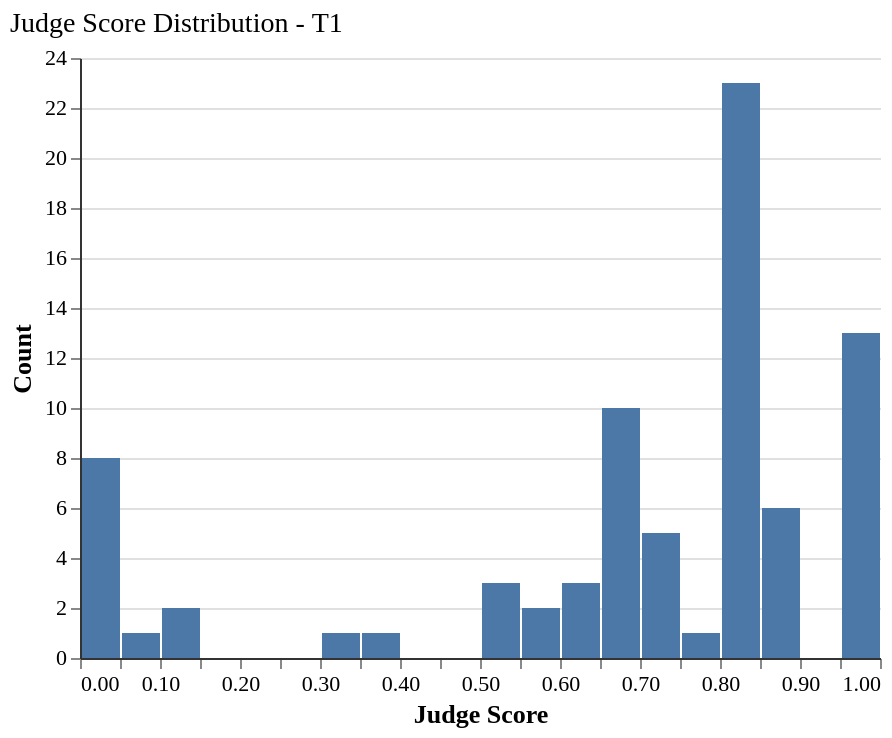

The specification (Vega-Lite) saved for this image:
### Vega-Lite specification from a JSON file in a GitHub repository (floating-point values rounded to 4 significant figures)
{"config": {"font": "serif", "axis": {"labelFontSize": 11, "titleFontSize": 13, "gridColor": "#e0e0e0", "domainColor": "#333333"}, "legend": {"labelFontSize": 11, "titleFontSize": 12}, "title": {"fontSize": 14, "anchor": "start", "fontWeight": "normal"}, "view": {"stroke": null, "continuousWidth": 400, "continuousHeight": 300}, "mark": {"tooltip": true}}, "data": {"name": "data-105679aaffd76d5f0487991ea53ab292"}, "mark": {"type": "bar"}, "encoding": {"x": {"bin": {"step": 0.05}, "field": "judge_score", "title": "Judge Score", "type": "quantitative"}, "y": {"aggregate": "count", "title": "Count", "type": "quantitative"}}, "height": 300, "title": "Judge Score Distribution - T1", "width": 400, "$schema": "https://vega.github.io/schema/vega-lite/v6.1.0.json", "datasets": {"data-105679aaffd76d5f0487991ea53ab292": [{"tier": "T1", "judge_score": 0.79}, {"tier": "T1", "judge_score": 0.84}, {"tier": "T1", "judge_score": 0.875}, {"tier": "T1", "judge_score": 0.839}, {"tier": "T1", "judge_score": 0.737}, {"tier": "T1", "judge_score": 0.84}, {"tier": "T1", "judge_score": 0.858}, {"tier": "T1", "judge_score": 0.878}, {"tier": "T1", "judge_score": 0.82}, {"tier": "T1", "judge_score": 0.826}, {"tier": "T1", "judge_score": 0.0}, {"tier": "T1", "judge_score": 0.85}, {"tier": "T1", "judge_score": 0.67}, {"tier": "T1", "judge_score": 0.0}, {"tier": "T1", "judge_score": 0.0}, {"tier": "T1", "judge_score": 0.13}, {"tier": "T1", "judge_score": 1.0}, {"tier": "T1", "judge_score": 1.0}, {"tier": "T1", "judge_score": 0.33}, {"tier": "T1", "judge_score": 1.0}, {"tier": "T1", "judge_score": 0.0}, {"tier": "T1", "judge_score": 1.0}, {"tier": "T1", "judge_score": 1.0}, {"tier": "T1", "judge_score": 0.67}, {"tier": "T1", "judge_score": 0.83}, {"tier": "T1", "judge_score": 0.72}, {"tier": "T1", "judge_score": 0.67}, {"tier": "T1", "judge_score": 1.0}, {"tier": "T1", "judge_score": 1.0}, {"tier": "T1", "judge_score": 0.83}, {"tier": "T1", "judge_score": 0.67}, {"tier": "T1", "judge_score": 0.83}, {"tier": "T1", "judge_score": 0.833}, {"tier": "T1", "judge_score": 0.833}, {"tier": "T1", "judge_score": 1.0}, {"tier": "T1", "judge_score": 0.0}, {"tier": "T1", "judge_score": 0.83}, {"tier": "T1", "judge_score": 0.67}, {"tier": "T1", "judge_score": 1.0}, {"tier": "T1", "judge_score": 0.83}, {"tier": "T1", "judge_score": 0.67}, {"tier": "T1", "judge_score": 0.67}, {"tier": "T1", "judge_score": 0.83}, {"tier": "T1", "judge_score": 1.0}, {"tier": "T1", "judge_score": 1.0}, {"tier": "T1", "judge_score": 0.667}, {"tier": "T1", "judge_score": 0.833}, {"tier": "T1", "judge_score": 0.833}, {"tier": "T1", "judge_score": 0.833}, {"tier": "T1", "judge_score": 0.83}, {"tier": "T1", "judge_score": 0.83}, {"tier": "T1", "judge_score": 0.83}, {"tier": "T1", "judge_score": 0.0}, {"tier": "T1", "judge_score": 1.0}, {"tier": "T1", "judge_score": 0.83}, {"tier": "T1", "judge_score": 0.83}, {"tier": "T1", "judge_score": 0.67}, {"tier": "T1", "judge_score": 1.0}, {"tier": "T1", "judge_score": 0.67}, {"tier": "T1", "judge_score": 0.0}, {"tier": "T1", "judge_score": 0.833}, {"tier": "T1", "judge_score": 0.85}, {"tier": "T1", "judge_score": 0.52}, {"tier": "T1", "judge_score": 0.52}, {"tier": "T1", "judge_score": 0.62}, {"tier": "T1", "judge_score": 0.85}, {"tier": "T1", "judge_score": 0.52}, {"tier": "T1", "judge_score": 0.55}, {"tier": "T1", "judge_score": 0.72}, {"tier": "T1", "judge_score": 0.05}, {"tier": "T1", "judge_score": 0.72}, {"tier": "T1", "judge_score": 0.82}, {"tier": "T1", "judge_score": 0.72}, {"tier": "T1", "judge_score": 0.0}, {"tier": "T1", "judge_score": 0.55}, {"tier": "T1", "judge_score": 0.38}, {"tier": "T1", "judge_score": 0.62}, {"tier": "T1", "judge_score": 0.1}, {"tier": "T1", "judge_score": 0.62}]}}
